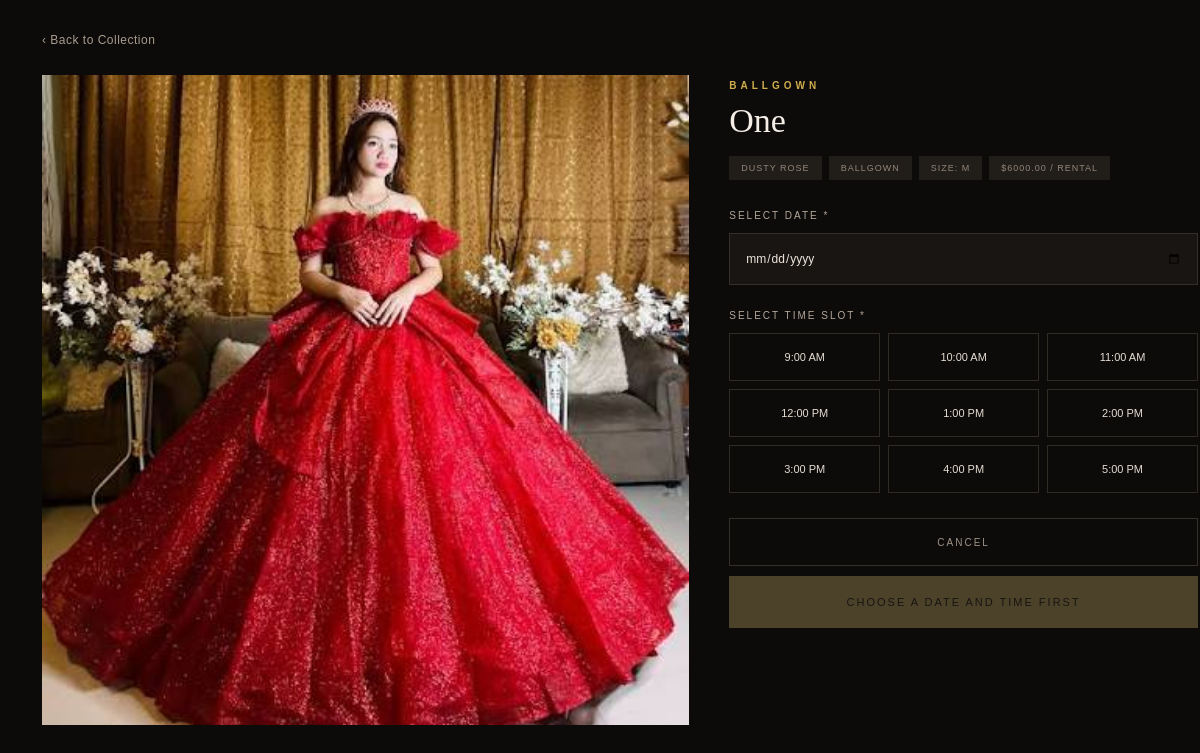
The page /booking/1/ (signed in) on the database its author committed.
### main_page/models.py (models this page shows, shortened)
class Gown(models.Model):
    COLOR_CHOICES = [
        ('champagne', 'Champagne'),
        ('midnight', 'Midnight'),
        ('blush', 'Blush'),
        ('ivory', 'Ivory'),
        ('sage', 'Sage'),
        ('noir', 'Noir'),
        ('dusty_rose', 'Dusty Rose'),
        ('ecru', 'Ecru'),
    ]
    STYLE_CHOICES = [
        ('ballgown', 'Ballgown'),
        ('column', 'Column'),
        ('a_line', 'A-Line'),
        ('mermaid', 'Mermaid'),
    ]
    SIZE_CHOICES = [
        ('XS', 'XS'),
        ('S', 'S'),
        ('M', 'M'),
        ('L', 'L'),
        ('XL', 'XL'),
    ]
    name = models.CharField(max_length=200)
    price = models.DecimalField(
        max_digits=10,
        decimal_places=2
    )
    color = models.CharField(
        max_length=50,
        choices=COLOR_CHOICES
    )
    style = models.CharField(
        max_length=50,
        choices=STYLE_CHOICES
    )
    size = models.CharField(
        max_length=20,
        choices=SIZE_CHOICES
    )
    image = models.ImageField(
        upload_to='gowns/'
    )
    rating = models.DecimalField(
        max_digits=2,
        decimal_places=1,
        default=5.0
    )
    review_count = models.PositiveIntegerField(
        default=0
    )
    is_reserved = models.BooleanField(
        default=False
    )
    created_at = models.DateTimeField(
        auto_now_add=True
    )

### main_page/views.py (the view, shortened to what this page needs)
# urls.py: path('booking/<int:gown_id>/', views.booking, name='booking'),
@login_required
def booking(request, gown_id):
    gown = get_object_or_404(
        Gown,
        id=gown_id
    )
    time_slots = [
        "9:00 AM",
        "10:00 AM",
        "11:00 AM",
        "12:00 PM",
        "1:00 PM",
        "2:00 PM",
        "3:00 PM",
        "4:00 PM",
        "5:00 PM",
    ]
    return render(
        request,
        "booking.html",
        {
            "gown": gown,
            "time_slots": time_slots,
        }
    )

### main_page/templates/booking.html (shortened to what this page needs)
{% load static %}
<!DOCTYPE html>
<html lang="en">
<head>
    <link rel="stylesheet"
          href="{% static 'css/booking.css' %}">
</head>
<body>
    <main class="booking-page">
        <a href="{% url 'main_page' %}"
           class="back-link">
            ‹ Back to Collection
        </a>
        <div class="booking-layout">
            <section class="booking-image">
                <img
                    src="{{ gown.image.url }}"
                    alt="{{ gown.name }}">
            </section>
            <section class="booking-details">
                <div class="gown-style">
                    {{ gown.get_style_display }}
                </div>
                <h1>
                    {{ gown.name }}
                </h1>
                <div class="gown-tags">
                    <span>
                        {{ gown.get_color_display }}
                    </span>
                    <span>
                        {{ gown.get_style_display }}
                    </span>
                    <span>
                        SIZE: {{ gown.get_size_display }}
                    </span>
                    <span>
                        ${{ gown.price }} / RENTAL
                    </span>
                </div>
                <form
                    method="post"
                    id="bookingForm">
                    <div class="date-section">
                        <label>
                            SELECT DATE *
                        </label>
                        <input
                            type="date"
                            name="date"
                            id="bookingDate"
                            required>
                    </div>
                    <div class="time-section">
                        <label>
                            SELECT TIME SLOT *
                        </label>
                        <div class="time-grid">
                            {% for time in time_slots %}
                                <button
                                    type="button"
                                    class="time-button"
                                    data-time="{{ time }}">
                                    {{ time }}
                                </button>
                            {% endfor %}
                        </div>
                    </div>
                    <div class="booking-actions">
                        <a
                            href="{% url 'main_page' %}"
                            class="cancel-button">
                            CANCEL
                        </a>
                        <button
                            type="submit"
                            class="reserve-button"
                            id="reserveButton"
                            disabled>
                            CHOOSE A DATE AND TIME FIRST
                        </button>
                    </div>
                </form>
            </section>
        </div>
    </main>
</body>
</html>

### main_page/static/css/booking.css (style rules this page uses)
* { box-sizing: border-box; }
body { margin: 0; background: #0d0b0a; color: #f1e8dc; font-family: Arial, sans-serif; }
.booking-page { min-height: 100vh; padding: 30px 3.5%; }
.back-link { display: inline-block; margin-bottom: 28px; color: #a89b8d; text-decoration: none; font-size: 12px; letter-spacing: 0.5px; transition: color 0.2s ease; }
.booking-layout { display: grid; grid-template-columns: 58% 42%; gap: 40px; max-width: 1500px; margin: 0 auto; }
.booking-image { width: 100%; height: 650px; overflow: hidden; background: #181512; }
.booking-image img { width: 100%; height: 100%; display: block; object-fit: cover; }
.booking-details { padding: 5px 0 40px 0; }
.gown-style { margin-bottom: 10px; color: #d0ad4d; font-size: 10px; font-weight: 600; letter-spacing: 4px; text-transform: uppercase; }
.booking-details h1 { margin: 0 0 5px 0; color: #f4eee7; font-family: Georgia, serif; font-size: 34px; font-weight: 400; line-height: 1.15; }
.gown-tags { display: flex; flex-wrap: wrap; gap: 7px; margin-bottom: 30px; }
.gown-tags span { display: inline-block; padding: 7px 12px; background: #211e1a; color: #918579; font-size: 9px; letter-spacing: 1px; text-transform: uppercase; }
.size-section label, .date-section label, .time-section label { display: block; margin-bottom: 12px; color: #b3a69a; font-size: 10px; letter-spacing: 2px; text-transform: uppercase; }
.date-section { margin-top: 5px; margin-bottom: 25px; }
.date-section input { width: 100%; height: 52px; padding: 0 15px; border: 1px solid #342f29; background: #181512; color: #eee5db; font-family: Arial, sans-serif; font-size: 12px; outline: none; }
.time-section { margin-bottom: 25px; }
.time-grid { display: grid; grid-template-columns: repeat(3, 1fr); gap: 8px; }
.time-button { height: 48px; border: 1px solid #302b25; background: transparent; color: #e6ddd3; font-size: 11px; cursor: pointer; transition: background 0.2s ease, border-color 0.2s ease, color 0.2s ease; }
.booking-actions { display: flex; flex-direction: column; gap: 10px; margin-top: 20px; }
.cancel-button { display: flex; align-items: center; justify-content: center; width: 100%; height: 48px; border: 1px solid #342f29; color: #9f9388; text-decoration: none; font-size: 10px; letter-spacing: 2px; transition: border-color 0.2s ease, color 0.2s ease; }
.reserve-button { width: 100%; min-height: 52px; border: none; background: #c9a957; color: #17130f; font-family: Arial, sans-serif; font-size: 11px; letter-spacing: 2px; cursor: pointer; transition: background 0.2s ease, opacity 0.2s ease; }
.reserve-button:disabled { background: #5c5032; color: #1b1814; cursor: not-allowed; opacity: 0.8; }

### rows shown on the page
Gown: image (picture), style "BALLGOWN", name "One", color "DUSTY ROSE", size "M", price "6000.00"

### other values the page prints
{{ time }} "9:00 AM" "10:00 AM" "11:00 AM" "12:00 PM" "1:00 PM" "2:00 PM" "3:00 PM" "4:00 PM" "5:00 PM"
